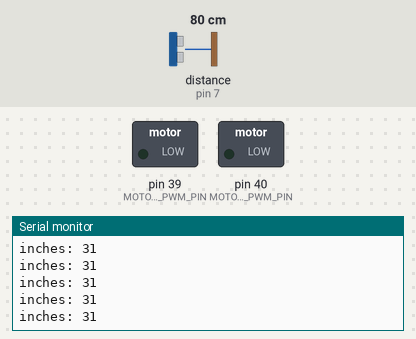
A sketch run on a simulated Arduino Mega 2560, built with avr-gcc and run on an emulated ATmega2560. On the bench: switched loads named in the sketch (green lamp = pin HIGH), the last lines printed to the serial monitor. Wiring (inferred from the names in the program): ultrasonic range finder: trigger pin 7; echo pin 7. The test bench sets the inputs (shaded band); at power-on: distance to the obstacle (sensor on pin 7) 80 cm. The echo pulse lasts 58.3 µs per cm.

Above: at 1.2 s.
1.3 s: distance to the obstacle (sensor on pin 7) set to 9 cm
At 1.38 s:
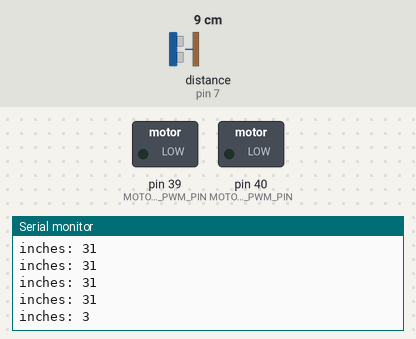
2.9 s: distance to the obstacle (sensor on pin 7) set to 35 cm
At 3.12 s:
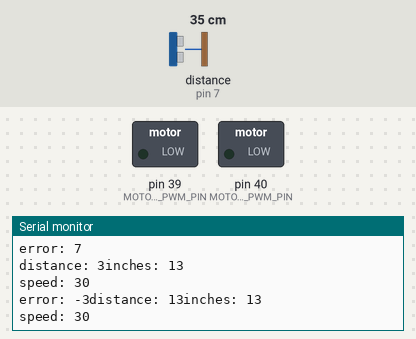
4.6 s: distance to the obstacle (sensor on pin 7) set to 120 cm
At 4.68 s:
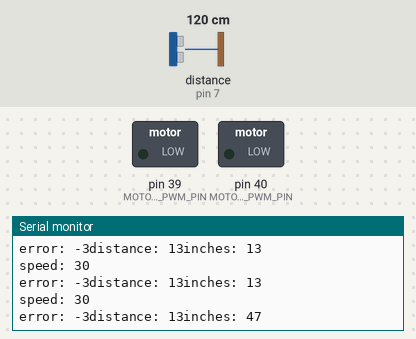
7.6 s: distance to the obstacle (sensor on pin 7) set to 18 cm
At 7.7 s:
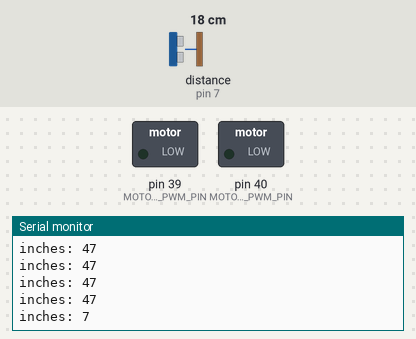
Timing chart, 0 to 10.6 s (numbered marks = the images above; inputs shaded):
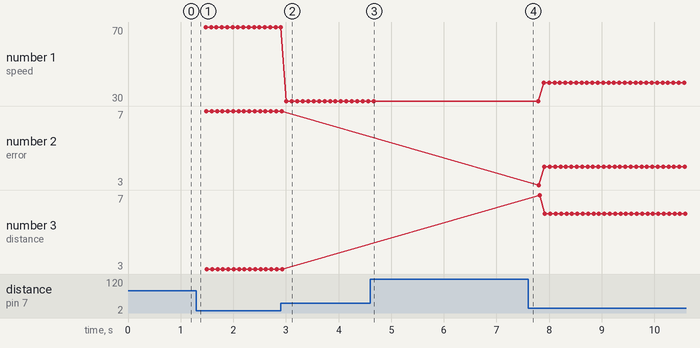

The sketch:

distance_control.ino
```cpp
const int pingPin = 7; //mid sensor is pin 7 -> P4.6
long duration, inches, cm;
int dist();
void Motor_Forward();
void Motor_Reverse();
void Motor_Stop();
void Motor_Enable();
void Turn_Left();
void Turn_Right();
int setPoint = 10;
int error;
int kp;
int distance, speed;

#define MOTOR_L_SLP_PIN 31  // <- Energia Pin #   Launchpad Pin -> P3.7
#define MOTOR_L_DIR_PIN 14  // <- Energia Pin #   Launchpad Pin -> P1.7
#define MOTOR_L_PWM_PIN 40  // <- Energia Pin #   Launchpad Pin -> P2.7
#define MOTOR_R_SLP_PIN 11  // <- Energia Pin #   Launchpad Pin -> P3.6
#define MOTOR_R_DIR_PIN 15  // <- Energia Pin #   Launchpad Pin -> P1.6
#define MOTOR_R_PWM_PIN 39  // <- Energia Pin #   Launchpad Pin -> P2.6

void setup() {
  pinMode(MOTOR_L_DIR_PIN, INPUT);
  pinMode(MOTOR_R_DIR_PIN, INPUT);
  pinMode(MOTOR_L_SLP_PIN, INPUT);
  pinMode(MOTOR_R_SLP_PIN, INPUT);
  pinMode(MOTOR_L_PWM_PIN, INPUT);
  pinMode(MOTOR_R_PWM_PIN, INPUT);
  Serial.begin(9600);
}


long microsecondsToInches(long microseconds)
{
  // According to Parallax's datasheet for the PING))), there are
  // 73.746 microseconds per inch (i.e. sound travels at 1130 feet per
  // second).  This gives the distance travelled by the ping, outbound
  // and return, so we divide by 2 to get the distance of the obstacle.
  // See: http://www.parallax.com/dl/docs/prod/acc/28015-PING-v1.3.pdf
  return microseconds / 74 / 2;
}

long microsecondsToCentimeters(long microseconds)
{
  // The speed of sound is 340 m/s or 29 microseconds per centimeter.
  // The ping travels out and back, so to find the distance of the
  // object we take half of the distance travelled.
  return microseconds / 29 / 2;
}

int dist(){

  pinMode(pingPin, OUTPUT);
  digitalWrite(pingPin, LOW);
  delayMicroseconds(2);
  digitalWrite(pingPin, HIGH);
  delayMicroseconds(5);
  digitalWrite(pingPin, LOW);

  pinMode(pingPin, INPUT);
  duration = pulseIn(pingPin, HIGH);

  inches = microsecondsToInches(duration);
  cm = microsecondsToCentimeters(duration);

  Serial.print("inches: ");
  Serial.print(inches);
  //Serial.print("in, ");
  Serial.println();

  delay(100);

  return inches;
}
void Motor_Enable(){
  digitalWrite(MOTOR_L_SLP_PIN, HIGH);
  digitalWrite(MOTOR_R_SLP_PIN, HIGH);
}

void Motor_Forward(){
  Motor_Enable();
  analogWrite(MOTOR_L_PWM_PIN, 30);
  analogWrite(MOTOR_R_PWM_PIN, 30);
  digitalWrite(MOTOR_L_DIR_PIN, LOW);
  digitalWrite(MOTOR_R_DIR_PIN, LOW);

  delay(3000);
}

void Motor_Reverse(){
  Motor_Enable();
  analogWrite(MOTOR_L_PWM_PIN, 30);
  analogWrite(MOTOR_R_PWM_PIN, 30);
  digitalWrite(MOTOR_L_DIR_PIN, HIGH);
  digitalWrite(MOTOR_R_DIR_PIN, HIGH);
  delay(3000);
}

void Turn_Left(){
  Motor_Enable();
  analogWrite(MOTOR_R_PWM_PIN, 70);
  analogWrite(MOTOR_L_PWM_PIN, 30);

  delay(3000);
}

void Turn_Right(){
   Motor_Enable();
   analogWrite(MOTOR_R_PWM_PIN, 30);
   analogWrite(MOTOR_L_PWM_PIN, 70);

   delay(3000);
}

void Motor_Stop(){
   digitalWrite(MOTOR_L_SLP_PIN, LOW);
   digitalWrite(MOTOR_R_SLP_PIN, LOW);

   delay(1000);
}

void loop() {
  // put your main code here, to run repeatedly:
  Motor_Enable();
  while(1){
      Motor_Enable();
      distance  = dist();
      error = setPoint  - distance;
      if(setPoint > distance)
      {
        digitalWrite(MOTOR_L_DIR_PIN, HIGH);
        digitalWrite(MOTOR_R_DIR_PIN, HIGH);
        kp = 10;
        if((kp * error) < 90){
        speed  = kp * error;

        analogWrite(MOTOR_R_PWM_PIN, speed);
        analogWrite(MOTOR_L_PWM_PIN, speed);
        Serial.print("speed: ");
        Serial.print(speed);
        Serial.println();
        Serial.print("error: ");
        Serial.print(error);
        Serial.println();
        Serial.print("distance: ");
        Serial.print(distance);

        }
      }
      else if(setPoint < distance){
        Motor_Enable();
        digitalWrite(MOTOR_L_DIR_PIN, LOW);
        digitalWrite(MOTOR_R_DIR_PIN, LOW);
        kp = -10;
        if((kp * error) < 90){
        speed  = kp * error;

        Serial.print("speed: ");
        Serial.print(speed);
        Serial.println();
        Serial.print("error: ");
        Serial.print(error);
        Serial.print("distance: ");
        Serial.print(distance);
        analogWrite(MOTOR_R_PWM_PIN, speed);
        analogWrite(MOTOR_L_PWM_PIN, speed);
        }
      }
      else{

        Serial.print("stop");
        Motor_Stop();
      }


  }

}
```

Measured:
- after the input at 1.3 s, the serial monitor: prints a new line after 0.08 s (image 1)
- after the input at 2.9 s, the serial monitor: prints a new line at once (image 2)
- after the input at 4.6 s, the serial monitor: prints a new line after 0.08 s (image 3)
- after the input at 7.6 s, the serial monitor: prints a new line after 0.10 s (image 4)
- plotted number 1: 70 → 30 after the input at 2.9 s, 30 → 40 after the input at 7.6 s
- plotted number 2: 7 → 4 after the input at 7.6 s
- plotted number 3: 3 → 6 after the input at 7.6 s
